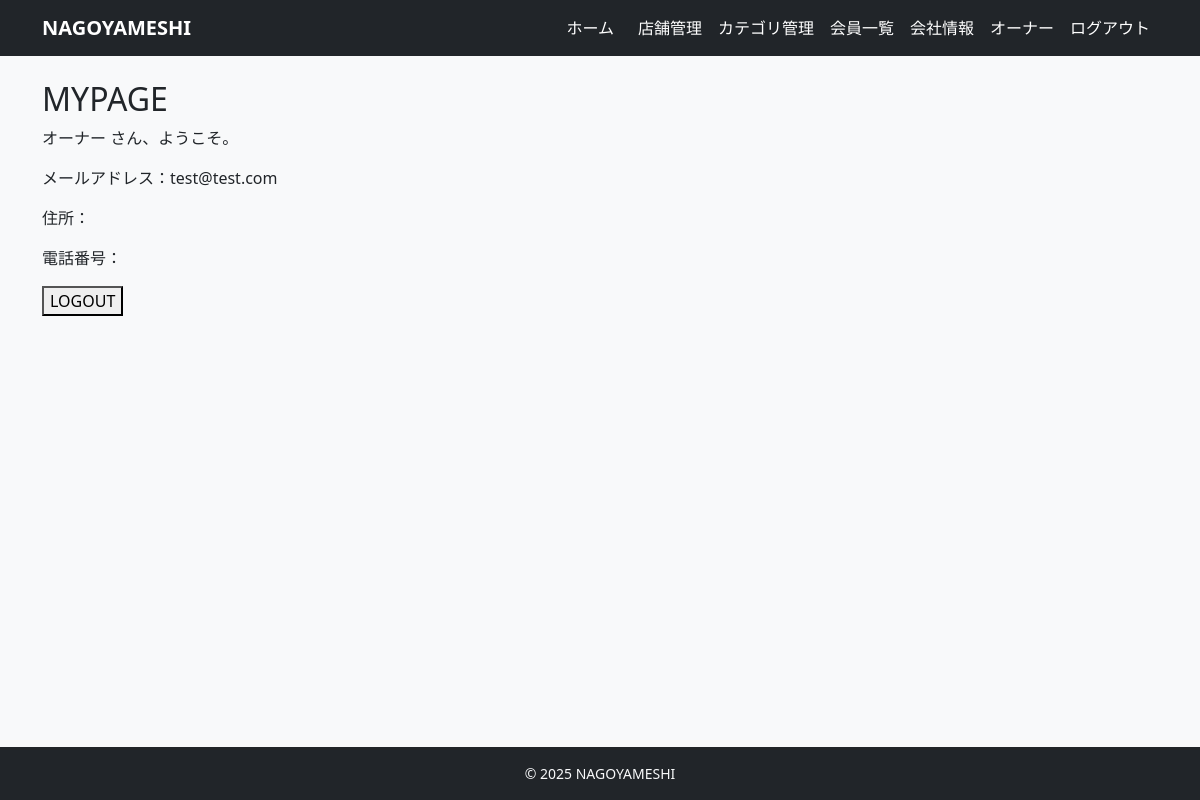
/accounts/mypage/ (signed in), run on the app's committed database.
### accounts/models.py (models this page shows, shortened)
class User(AbstractUser):
    username = None  # 使わない（メールログインにする）
    email = models.EmailField(unique=True)
    name = models.CharField(max_length=10)
    name_kana = models.CharField(max_length=10)
    zipcode = models.CharField(max_length=8)
    address = models.CharField(max_length=20)
    tel = models.CharField(max_length=11)
    company = models.ForeignKey(
        'restaurants.Company',
        verbose_name='所属会社',
        on_delete=models.SET_NULL,
        null=True,
        blank=True,
        related_name='staff_members'
    )
    is_paid_member = models.BooleanField(default=False)
    is_owner_member = models.BooleanField(default=False)
    created_at = models.DateTimeField(auto_now_add=True)
    updated_at = models.DateTimeField(auto_now=True)
    USERNAME_FIELD = 'email'
    REQUIRED_FIELDS = ['name', 'name_kana', 'zipcode', 'address', 'tel']
    objects = CustomUserManager()

### accounts/views.py (the view)
# urls.py: path('mypage/', views.MyPageView.as_view(),name='mypage'),
class MyPageView(LoginRequiredMixin, TemplateView):
    template_name = 'accounts/mypage.html'

### templates/accounts/mypage.html (shortened to what this page needs)
{% extends "base.html" %}
{% block content %}
  <h2>MYPAGE</h2>
  <p>{{ request.user.name }} さん、ようこそ。</p>
  <p>メールアドレス：{{ request.user.email }}</p>
  <p>住所：{{ request.user.address }}</p>
  <p>電話番号：{{ request.user.tel }}</p>
  <form method="post" action="{% url 'accounts:logout' %}" style="display:inline">
    <button type="submit">LOGOUT</button>
  </form>
{% endblock %}

### templates/base.html (shortened to what this page needs)
<!DOCTYPE html>
<html lang="ja">
<head>
    <link href="https://cdn.jsdelivr.net/npm/bootstrap@5.3.3/dist/css/bootstrap.min.css" rel="stylesheet"
>
</head>
<body class="bg-light d-flex flex-column min-vh-100">
    <nav class="navbar navbar-expand-lg navbar-dark bg-dark mb-4">
        <div class="container">
            <a class="navbar-brand fw-bold" href="/">NAGOYAMESHI</a>
            <div class="collapse navbar-collapse" id="navbarNav">
                <ul class="navbar-nav ms-auto align-items-center">
                    {% if user.is_authenticated %}
                    {% if user.is_owner_member %}
                    <li class="nav-item">
                        <a class="nav-link me-2" href="{% url 'restaurants:owner_dashboard' %}">ホーム</a>
                    </li>
                    {% else %}
                    <li class="nav-item">
                        <a class="nav-link me-2" href="{% url 'restaurants:restaurant_list' %}">ホーム</a>
                    </li>
                    {% endif %}
                    {% if user.is_owner_member %}
                    <li class="nav-item"><a class="nav-link"
                            href="{% url 'restaurants:owner_restaurant_list' %}">店舗管理</a></li>
                    <li class="nav-item"><a class="nav-link"
                            href="{% url 'restaurants:owner_category_list' %}">カテゴリ管理</a></li>
                    <li class="nav-item"><a class="nav-link" href="{% url 'restaurants:owner_member_list' %}">会員一覧</a>
                    </li>
                    <li class="nav-item"><a class="nav-link" href="{% url 'restaurants:company_detail' %}">会社情報</a></li>
                    {% endif %}
                    {% if not user.is_owner_member %}
                    <li class="nav-item dropdown ms-2">
                        <a class="nav-link dropdown-toggle" href="#" id="navbarDropdown" role="button"
                            data-bs-toggle="dropdown" aria-expanded="false">
                            {{ user.name|default:user.email }}
                        </a>
                        <ul class="dropdown-menu dropdown-menu-end" aria-labelledby="navbarDropdown">
                            <li><a class="dropdown-item" href="{% url 'accounts:user_profile' %}">会員情報</a></li>
                            <li><a class="dropdown-item" href="{% url 'reservations:reservation_list' %}">予約一覧</a></li>
                            <li><a class="dropdown-item" href="{% url 'restaurants:my_favorite_list' %}">お気に入り一覧</a>
                            </li>
                            <li>
                                <hr class="dropdown-divider">
                            </li>
                            <li><a class="dropdown-item" href="{% url 'accounts:payment_method' %}">お支払い方法</a></li>
                            <li><a class="dropdown-item" href="{% url 'accounts:subscription_cancel' %}">有料プラン解約</a>
                            </li>
                            <li>
                                <hr class="dropdown-divider">
                            </li>
                            <li>
                                <form method="post" action="{% url 'accounts:logout' %}">
                                    {% csrf_token %}
                                    <button type="submit" class="dropdown-item w-100 text-start">
                                        ログアウト
                                    </button>
                                </form>
                            </li>
                        </ul>
                    </li>
                    {% else %}
                    <li class="nav-item ms-2">
                        <span class="navbar-text me-2">{{ user.name|default:user.email }}</span>
                    </li>
                    <li class="nav-item">
                        <form method="post" action="{% url 'accounts:logout' %}" class="d-inline">
                            <button type="submit" class="btn btn-link nav-link">
                                ログアウト
                            </button>
                        </form>
                    </li>
                    {% endif %}
                    {% endif %}
                </ul>
            </div>
        </div>
    </nav>
    <main class="container mb-5 flex-grow-1">
        {% block content %}{% endblock %}
    </main>
    <footer class="bg-dark text-light py-3 mt-auto">
        <div class="container text-center small">
            &copy; {{ now|default:"2025" }} NAGOYAMESHI
        </div>
    </footer>
</body>
</html>

### templates/base.html (style rules this page uses)
.navbar.navbar-dark .navbar-brand, .navbar.navbar-dark .navbar-text, .navbar.navbar-dark .navbar-nav .nav-link, .navbar.navbar-dark .navbar-nav .nav-link:visited, .navbar.navbar-dark .btn-link.nav-link, .navbar.navbar-dark .dropdown-toggle { color: #ffffff !important; }

### data on the page
User: name "オーナー", user.name "オーナー", user.email "test@test.com"

### other printed values
{{ now|default:"2025" }} "2025"
